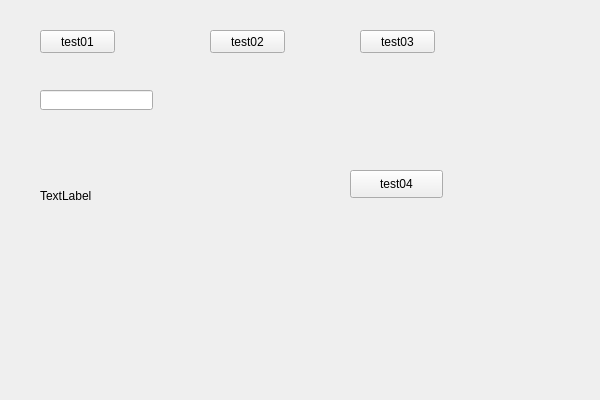
<?xml version="1.0" encoding="UTF-8"?>
<ui version="4.0">
 <class>MetaObjectDemoTempMainWidgetClass</class>
 <widget class="QWidget" name="MetaObjectDemoTempMainWidgetClass">
  <property name="geometry">
   <rect>
    <x>0</x>
    <y>0</y>
    <width>600</width>
    <height>400</height>
   </rect>
  </property>
  <property name="windowTitle">
   <string>MetaObjectDemoTempMainWidget</string>
  </property>
  <widget class="QPushButton" name="test01Button">
   <property name="geometry">
    <rect>
     <x>40</x>
     <y>30</y>
     <width>75</width>
     <height>23</height>
    </rect>
   </property>
   <property name="text">
    <string>test01</string>
   </property>
  </widget>
  <widget class="QLabel" name="label">
   <property name="geometry">
    <rect>
     <x>40</x>
     <y>190</y>
     <width>54</width>
     <height>12</height>
    </rect>
   </property>
   <property name="text">
    <string>TextLabel</string>
   </property>
  </widget>
  <widget class="QLineEdit" name="lineEdit">
   <property name="geometry">
    <rect>
     <x>40</x>
     <y>90</y>
     <width>113</width>
     <height>20</height>
    </rect>
   </property>
  </widget>
  <widget class="QPushButton" name="test02Button">
   <property name="geometry">
    <rect>
     <x>210</x>
     <y>30</y>
     <width>75</width>
     <height>23</height>
    </rect>
   </property>
   <property name="text">
    <string>test02</string>
   </property>
  </widget>
  <widget class="QPushButton" name="test03Button">
   <property name="geometry">
    <rect>
     <x>360</x>
     <y>30</y>
     <width>75</width>
     <height>23</height>
    </rect>
   </property>
   <property name="text">
    <string>test03</string>
   </property>
  </widget>
  <widget class="QPushButton" name="test04Button">
   <property name="geometry">
    <rect>
     <x>350</x>
     <y>170</y>
     <width>93</width>
     <height>28</height>
    </rect>
   </property>
   <property name="text">
    <string>test04</string>
   </property>
  </widget>
 </widget>
 <layoutdefault spacing="6" margin="11"/>
 <resources>
  <include location="MetaObjectDemoTempMainWidget.qrc"/>
 </resources>
 <connections>
  <connection>
   <sender>test01Button</sender>
   <signal>clicked()</signal>
   <receiver>MetaObjectDemoTempMainWidgetClass</receiver>
   <slot>test01ButtonClicked()</slot>
   <hints>
    <hint type="sourcelabel">
     <x>95</x>
     <y>45</y>
    </hint>
    <hint type="destinationlabel">
     <x>102</x>
     <y>-14</y>
    </hint>
   </hints>
  </connection>
  <connection>
   <sender>lineEdit</sender>
   <signal>editingFinished()</signal>
   <receiver>MetaObjectDemoTempMainWidgetClass</receiver>
   <slot>lineEditEditingFInished()</slot>
   <hints>
    <hint type="sourcelabel">
     <x>134</x>
     <y>103</y>
    </hint>
    <hint type="destinationlabel">
     <x>134</x>
     <y>-13</y>
    </hint>
   </hints>
  </connection>
  <connection>
   <sender>test02Button</sender>
   <signal>clicked()</signal>
   <receiver>MetaObjectDemoTempMainWidgetClass</receiver>
   <slot>test02ButtonClicked()</slot>
   <hints>
    <hint type="sourcelabel">
     <x>240</x>
     <y>39</y>
    </hint>
    <hint type="destinationlabel">
     <x>252</x>
     <y>-24</y>
    </hint>
   </hints>
  </connection>
  <connection>
   <sender>test03Button</sender>
   <signal>clicked()</signal>
   <receiver>MetaObjectDemoTempMainWidgetClass</receiver>
   <slot>test03ButtonClicked()</slot>
   <hints>
    <hint type="sourcelabel">
     <x>382</x>
     <y>37</y>
    </hint>
    <hint type="destinationlabel">
     <x>396</x>
     <y>-11</y>
    </hint>
   </hints>
  </connection>
  <connection>
   <sender>test04Button</sender>
   <signal>clicked()</signal>
   <receiver>MetaObjectDemoTempMainWidgetClass</receiver>
   <slot>test04ButtonClicked()</slot>
   <hints>
    <hint type="sourcelabel">
     <x>401</x>
     <y>176</y>
    </hint>
    <hint type="destinationlabel">
     <x>702</x>
     <y>176</y>
    </hint>
   </hints>
  </connection>
 </connections>
 <slots>
  <slot>test01ButtonClicked()</slot>
  <slot>lineEditEditingFInished()</slot>
  <slot>test02ButtonClicked()</slot>
  <slot>test03ButtonClicked()</slot>
  <slot>test04ButtonClicked()</slot>
 </slots>
</ui>
